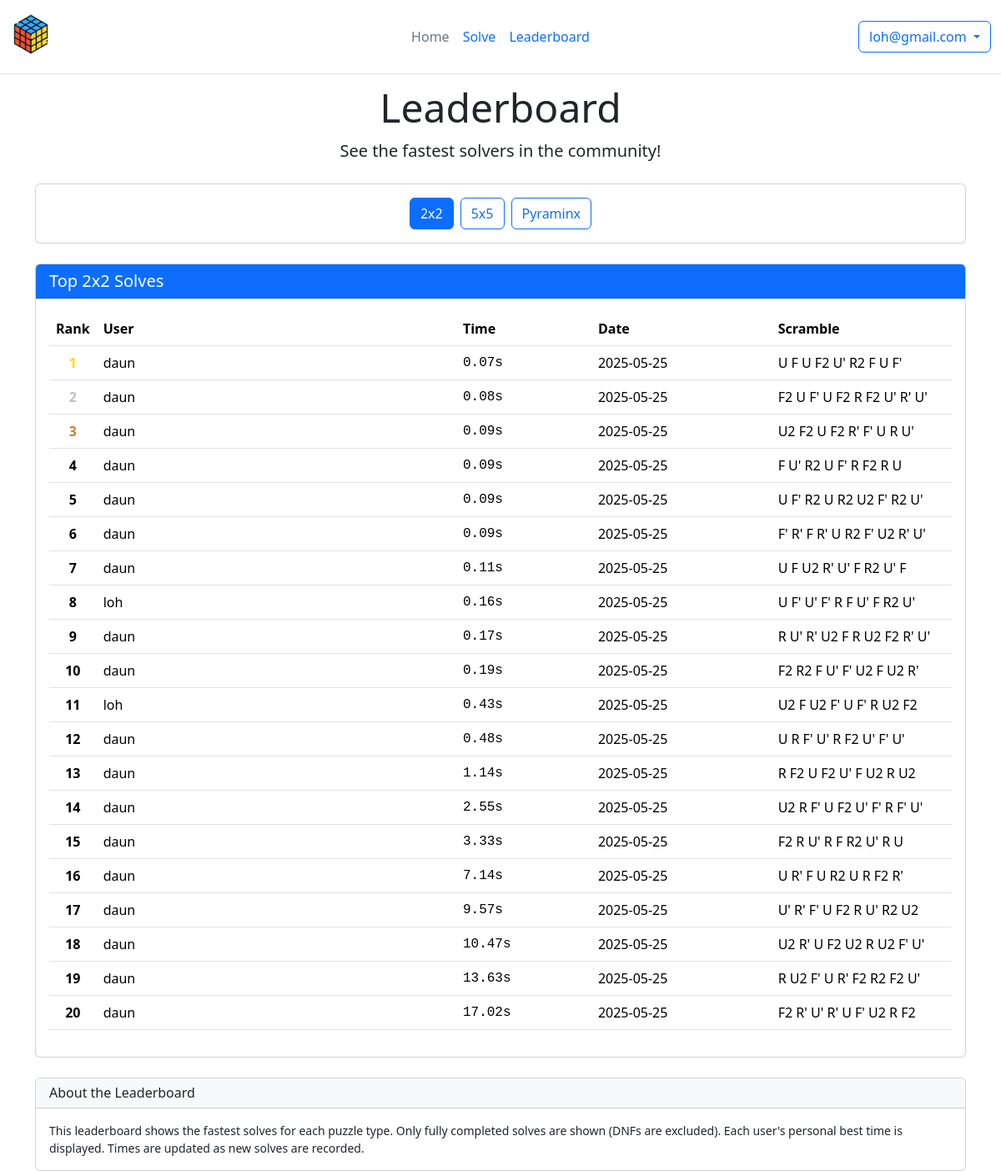
The page /leaderboard (signed in) on the database its author committed.
### main.py (models this page shows, shortened)
class User(db.Model):
    id = db.Column(db.Integer, primary_key=True)
    email = db.Column(db.String(120), unique=True, nullable=False)
    password_hash = db.Column(db.String(128), nullable=False)
    solves = db.relationship('Solve', backref='solver', lazy=True)

class Solve(db.Model):
    id = db.Column(db.Integer, primary_key=True)
    time = db.Column(db.Float, nullable=False)
    date = db.Column(db.DateTime, default=datetime.utcnow)
    user_id = db.Column(db.Integer, db.ForeignKey('user.id'), nullable=False)
    cube_id = db.Column(db.Integer, db.ForeignKey('cube.id'), nullable=False)
    user = db.relationship('User')

class Cube(db.Model):
    id = db.Column(db.Integer, primary_key=True)
    cube_type = db.Column(db.String(20), nullable=False)
    pattern = db.Column(db.String(200), nullable=True)
    solves = db.relationship('Solve', backref='cube', lazy=True)

### main.py (the view)
@app.route('/leaderboard')
@app.route('/leaderboard/<cube_type>')
def leaderboard(cube_type=None):
    available_cube_types = db.session.query(Cube.cube_type).distinct().all()
    available_cube_types = [c[0] for c in available_cube_types]
    if not cube_type or cube_type not in available_cube_types:
        cube_type = available_cube_types[0] if available_cube_types else '3x3'
    best_solves_query = db.session.query(
        User.email,
        Solve.time,
        Solve.date,
        Cube.pattern
    ).join(
        User, User.id == Solve.user_id
    ).join(
        Cube, Cube.id == Solve.cube_id
    ).filter(
        Cube.cube_type == cube_type,
        Solve.time > 0
    ).order_by(
        Solve.time
    ).limit(50)
    top_solves = best_solves_query.all()
    return render_template(
        'leaderboard.html',
        top_solves=top_solves,
        cube_type=cube_type,
        available_cube_types=available_cube_types
    )

### templates/leaderboard.html (shortened to what this page needs)
{% extends 'base.html' %}
{% block stylesheet %}
<link rel="stylesheet" href="{{ url_for('static', filename='css/leaderboard.css') }}">
{% endblock %}
{% block header %}
<div class="text-center mb-4">
  <h1 class="display-5">Leaderboard</h1>
  <p class="lead">See the fastest solvers in the community!</p>
</div>
{% endblock %}
{% block body %}
<div class="container">
  <div class="card mb-4">
    <div class="card-body">
      <div class="d-flex flex-wrap gap-2 justify-content-center">
        {% for type in available_cube_types %}
        <a href="{{ url_for('leaderboard', cube_type=type) }}"
          class="btn {% if type == cube_type %}btn-primary{% else %}btn-outline-primary{% endif %}">
          {{ type }}
        </a>
        {% endfor %}
      </div>
    </div>
  </div>
  <div class="card">
    <div class="card-header bg-primary text-white">
      <h5 class="card-title mb-0">Top {{ cube_type }} Solves</h5>
    </div>
    <div class="card-body">
      {% if top_solves %}
      <div class="table-responsive">
        <table class="table table-hover">
          <thead>
            <tr>
              <th width="5%">Rank</th>
              <th width="40%">User</th>
              <th width="15%">Time</th>
              <th width="20%">Date</th>
              <th width="20%">Scramble</th>
            </tr>
          </thead>
          <tbody>
            {% for solve in top_solves %}
            <tr class="{% if loop.index <= 3 %}top-{{ loop.index }}{% endif %}">
              <td class="rank">{{ loop.index }}</td>
              <td>{{ solve.email.split('@')[0] }}</td>
              <td class="time">{{ "%.2f"|format(solve.time) }}s</td>
              <td>{{ solve.date.strftime('%Y-%m-%d') }}</td>
              <td class="text-truncate" style="max-width: 200px;" title="{{ solve.pattern }}">
                {{ solve.pattern }}
              </td>
            </tr>
            {% endfor %}
          </tbody>
        </table>
      </div>
      {% else %}
      <div class="alert alert-info">
        No solves recorded for {{ cube_type }} yet. <a href="{{ url_for('solve') }}">Be the first!</a>
      </div>
      {% endif %}
    </div>
  </div>
  <div class="card mt-4">
    <div class="card-header bg-light">
      <h6 class="mb-0">About the Leaderboard</h6>
    </div>
    <div class="card-body">
      <p class="small mb-0">
        This leaderboard shows the fastest solves for each puzzle type. Only fully completed solves are shown (DNFs are excluded).
        Each user's personal best time is displayed. Times are updated as new solves are recorded.
      </p>
    </div>
  </div>
</div>
{% endblock %}

### templates/base.html (shortened to what this page needs)
<!doctype html>
<html lang="en">
<head>
    <link rel="stylesheet" href="{{ url_for('static', filename='css/main.css') }}">
    <link rel="stylesheet" href="{{ url_for('static', filename='css/base.css') }}">
    <link rel="stylesheet" href="https://cdn.jsdelivr.net/npm/bootstrap@5.3.3/dist/css/bootstrap.min.css">
    <link rel="stylesheet" href="https://cdn.jsdelivr.net/npm/bootstrap-icons@1.11.1/font/bootstrap-icons.css">
    {% block stylesheet %}{% endblock %}
</head>
<body class="d-flex flex-column min-vh-100">
    <header class="fixed-top bg-white d-flex flex-wrap align-items-center justify-content-center justify-content-md-between py-3 border-bottom">
        <div class="container-fluid">
            <div class="d-flex flex-wrap align-items-center justify-content-center justify-content-md-between">
                <div class="col-md-3 mb-2 mb-md-0"><a href="/" class="d-inline-flex link-body-emphasis text-decoration-none">
                    <img src="{{ url_for('static', filename='images/rubik.png') }}"
                        alt="My Logo"
                        width="50"
                        height="50"
                        class="bi"/>
                </a></div>
                <ul class="nav col-12 col-md-auto mb-2 justify-content-center mb-md-0">
                    <li><a href="/" class="nav-link px-2 link-secondary">Home</a></li>
                    <li><a href="/solve" class="nav-link px-2">Solve</a></li>
                    <li><a href="/leaderboard" class="nav-link px-2">Leaderboard</a></li>
                </ul>
                <div class="col-md-3 text-end">
                    {% if session.email %}
                    <div class="dropdown">
                        <button
                                class="btn btn-outline-primary dropdown-toggle"
                                type="button"
                                id="userDropdown"
                                data-bs-toggle="dropdown"
                                aria-expanded="false">
                            {{ session.email }}
                        </button>
                    </div>
                    {% else %}
                    <a style="text-decoration:none;" href="{{ url_for('login') }}">
                        <button type="button" class="btn btn-outline-primary me-2">Login</button>
                    </a>
                    {% endif %}
                </div>
            </div>
        </div>
    </header>
    <main class="container-fluid flex-grow-1">
        {% block header %}{% endblock %}
        {% block body %}{% endblock %}
    </main>
</body>
</html>

### static/css/main.css (style rules this page uses)
*, *::before, *::after { box-sizing: border-box; }
html, body { margin: 0; padding: 0; }

### static/css/base.css (style rules this page uses)
body { padding-top: 100px; }
.fixed-top { background-color: white; z-index: 1030; }

### static/css/leaderboard.css (style rules this page uses)
.top-1 { background-color: rgba(255, 215, 0, 0.15) !important; }
.top-1 .rank { font-weight: bold; color: #FFD700; }
.top-2 { background-color: rgba(192, 192, 192, 0.15) !important; }
.top-2 .rank { font-weight: bold; color: #C0C0C0; }
.top-3 { background-color: rgba(205, 127, 50, 0.15) !important; }
.top-3 .rank { font-weight: bold; color: #CD7F32; }
.time { font-family: 'Roboto Mono', monospace, sans-serif; font-weight: 500; }
.rank { font-weight: bold; text-align: center; }
.table-responsive { overflow-x: auto; -webkit-overflow-scrolling: touch; }

### rows shown on the page
User: email "loh@gmail.com"
Solve: email "daun", time "0.07", date "2025-05-25", pattern "U F U F2 U' R2 F U F'"
Solve: email "daun", time "0.08", date "2025-05-25", pattern "F2 U F' U F2 R F2 U' R' U'"
Solve: email "daun", time "0.09", date "2025-05-25", pattern "U2 F2 U F2 R' F' U R U'"
Solve: email "daun", time "0.09", date "2025-05-25", pattern "F U' R2 U F' R F2 R U"
Solve: email "daun", time "0.09", date "2025-05-25", pattern "U F' R2 U R2 U2 F' R2 U'"
Solve: email "daun", time "0.09", date "2025-05-25", pattern "F' R' F R' U R2 F' U2 R' U'"
Solve: email "daun", time "0.11", date "2025-05-25", pattern "U F U2 R' U' F R2 U' F"
Solve: email "loh", time "0.16", date "2025-05-25", pattern "U F' U' F' R F U' F R2 U'"
Solve: email "daun", time "0.17", date "2025-05-25", pattern "R U' R' U2 F R U2 F2 R' U'"
Solve: email "daun", time "0.19", date "2025-05-25", pattern "F2 R2 F U' F' U2 F U2 R'"
Solve: email "loh", time "0.43", date "2025-05-25", pattern "U2 F U2 F' U F' R U2 F2"
Solve: email "daun", time "0.48", date "2025-05-25", pattern "U R F' U' R F2 U' F' U'"
Solve: email "daun", time "1.14", date "2025-05-25", pattern "R F2 U F2 U' F U2 R U2"
Solve: email "daun", time "2.55", date "2025-05-25", pattern "U2 R F' U F2 U' F' R F' U'"
Solve: email "daun", time "3.33", date "2025-05-25", pattern "F2 R U' R F R2 U' R U"
Solve: email "daun", time "7.14", date "2025-05-25", pattern "U R' F U R2 U R F2 R'"
Solve: email "daun", time "9.57", date "2025-05-25", pattern "U' R' F' U F2 R U' R2 U2"
Solve: email "daun", time "10.47", date "2025-05-25", pattern "U2 R' U F2 U2 R U2 F' U'"
Solve: email "daun", time "13.63", date "2025-05-25", pattern "R U2 F' U R' F2 R2 F2 U'"
Solve: email "daun", time "17.02", date "2025-05-25", pattern "F2 R' U' R' U F' U2 R F2"

### other values the page prints
{{ type }} "2x2" "5x5" "Pyraminx"
{{ cube_type }} "2x2"
